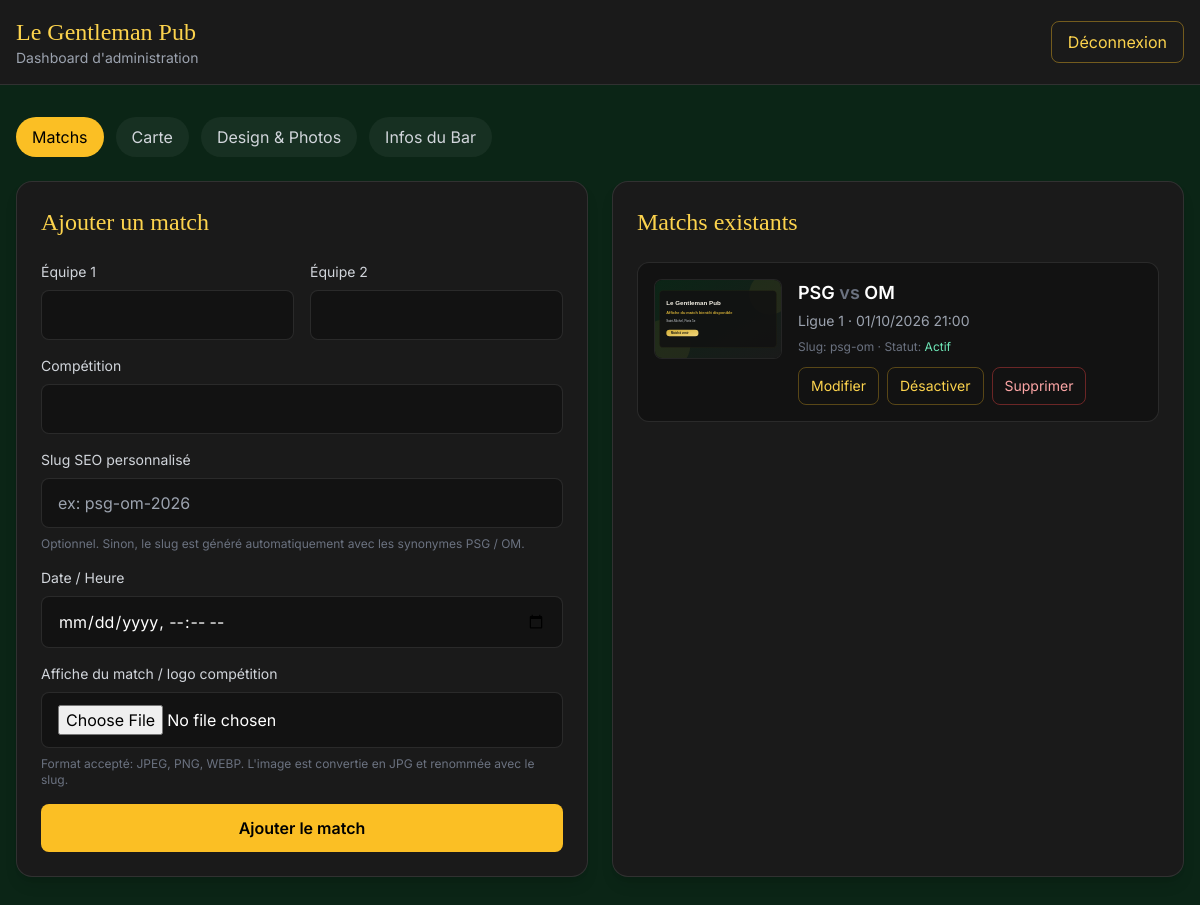
/admin.php (signed in), run on an earlier commit of the app's database.
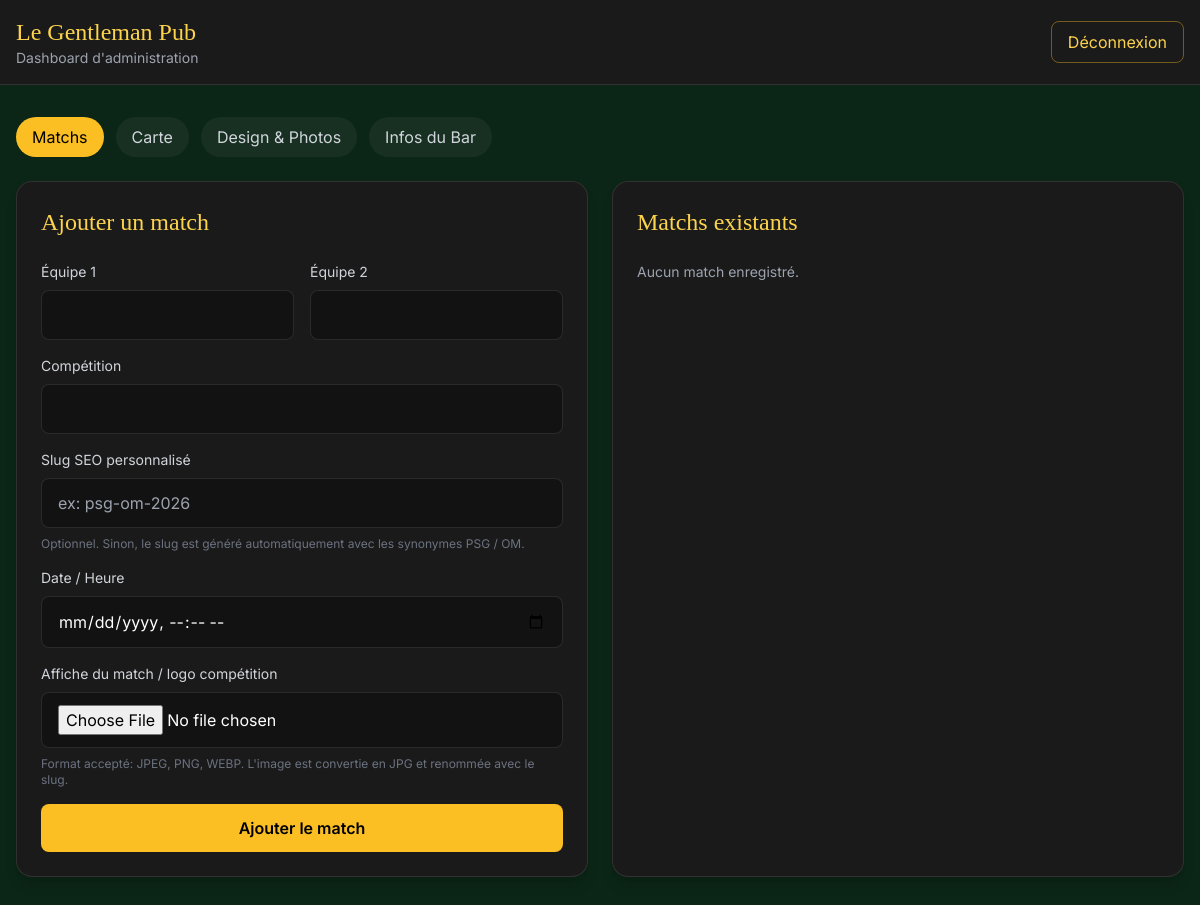
And on a later commit of the database.
### tables this page shows
CREATE TABLE IF NOT EXISTS `matchs` (
  `id` INT UNSIGNED NOT NULL AUTO_INCREMENT,
  `slug` VARCHAR(191) NOT NULL,
  `equipe_1` VARCHAR(150) NOT NULL,
  `equipe_2` VARCHAR(150) NOT NULL,
  `competition` VARCHAR(150) DEFAULT NULL,
  `date_match` DATETIME NOT NULL,
  `image_path` VARCHAR(255) DEFAULT NULL,
  `is_active` TINYINT(1) NOT NULL DEFAULT 1,
  PRIMARY KEY (`id`),
  UNIQUE KEY `slug_unique` (`slug`),
  KEY `date_match_idx` (`date_match`)
);

### config/db.php (called while the page is built, shortened)
<?php
$dbHost = getenv('DB_HOST') ?: 'localhost';
$dbName = getenv('DB_NAME') ?: 'legentlemanpub';
$dbUser = getenv('DB_USER') ?: 'db_user';
$dbPass = getenv('DB_PASS') ?: 'db_pass';
$dsn = "mysql:host={$dbHost};dbname={$dbName};charset=utf8mb4";
$options = [
    PDO::ATTR_ERRMODE => PDO::ERRMODE_EXCEPTION,
    PDO::ATTR_DEFAULT_FETCH_MODE => PDO::FETCH_ASSOC,
    PDO::ATTR_EMULATE_PREPARES => false,
    PDO::MYSQL_ATTR_INIT_COMMAND => "SET NAMES utf8mb4 COLLATE utf8mb4_unicode_ci",
];
try {
    $pdo = new PDO($dsn, $dbUser, $dbPass, $options);
} catch (PDOException $e) {
    error_log('DB Connection Error: ' . $e->getMessage());
    http_response_code(500);
    echo "Erreur de connexion à la base de données.";
    exit;
}
$config = [];
try {
    $stmt = $pdo->query('SELECT `cle`, `valeur` FROM site_config');
    foreach ($stmt->fetchAll() as $row) {
        $config[(string)$row['cle']] = (string)$row['valeur'];
    }
} catch (Throwable $e) {
    error_log('Config load error: ' . $e->getMessage());
}
function config_value(string $key, string $default = ''): string
{
    global $config;
    return isset($config[$key]) && $config[$key] !== '' ? (string)$config[$key] : $default;
}
function e(string $s): string
{
    return htmlspecialchars($s, ENT_QUOTES | ENT_SUBSTITUTE, 'UTF-8');
}

### admin.php (the view, shortened to what this page needs)
<?php
require_once __DIR__ . '/config/db.php';
function get_match_edit_value(?array $match, string $key, string $default = ''): string
{
  return $match[$key] ?? $default;
}
function mysql_to_datetime_local(?string $value): string
{
  if (!$value) {
    return '';
  }
}
$tab = $_GET['tab'] ?? 'matchs';
  $editMatch = null;
    ?>
    <?php
$matchs = $pdo->query('SELECT * FROM matchs ORDER BY date_match DESC')->fetchAll();
$siteName = config_value('site_name', 'Le Gentleman Pub');
?>
<!doctype html>
<html lang="fr">
<head>
  <script src="https://cdn.tailwindcss.com"></script>
</head>
<body class="min-h-screen bg-[#0B2516] text-gray-100 font-body">
  <header class="border-b border-white/10 bg-[#1A1A1A]">
    <div class="mx-auto max-w-7xl px-4 py-4 flex items-center justify-between gap-4">
      <div>
        <h1 class="text-2xl font-display text-amber-300"><?php echo e($siteName); ?></h1>
        <p class="text-sm text-gray-400">Dashboard d'administration</p>
      </div>
      <form method="post">
        <button class="rounded-lg border border-amber-400/40 px-4 py-2 text-amber-300 hover:bg-amber-400 hover:text-black">Déconnexion</button>
      </form>
    </div>
  </header>
  <main class="mx-auto max-w-7xl px-4 py-8">
    <div class="mb-6 flex flex-wrap gap-3">
      <a href="/le-comptoir?tab=matchs" class="rounded-full px-4 py-2 <?php echo $tab === 'matchs' ? 'bg-amber-400 text-black' : 'bg-white/5 text-gray-300'; ?>">Matchs</a>
      <a href="/le-comptoir?tab=carte" class="rounded-full px-4 py-2 <?php echo $tab === 'carte' ? 'bg-amber-400 text-black' : 'bg-white/5 text-gray-300'; ?>">Carte</a>
      <a href="/le-comptoir?tab=design" class="rounded-full px-4 py-2 <?php echo $tab === 'design' ? 'bg-amber-400 text-black' : 'bg-white/5 text-gray-300'; ?>">Design & Photos</a>
      <a href="/le-comptoir?tab=infos" class="rounded-full px-4 py-2 <?php echo $tab === 'infos' ? 'bg-amber-400 text-black' : 'bg-white/5 text-gray-300'; ?>">Infos du Bar</a>
    </div>
    <?php if ($tab === 'matchs'): ?>
      <section class="grid gap-6 lg:grid-cols-2">
        <div class="rounded-2xl border border-white/10 bg-[#1A1A1A] p-6 shadow-lg">
          <h2 class="text-2xl font-display text-amber-300"><?php echo $editMatch ? 'Éditer un match' : 'Ajouter un match'; ?></h2>
          <form method="post" enctype="multipart/form-data" class="mt-6 grid gap-4">
            <div class="grid gap-4 md:grid-cols-2">
              <div>
                <label class="mb-2 block text-sm text-gray-300">Équipe 1</label>
                <input name="equipe_1" required value="<?php echo e(get_match_edit_value($editMatch, 'equipe_1')); ?>" class="w-full rounded-lg bg-[#121212] border border-white/10 px-4 py-3 text-white outline-none focus:border-amber-400">
              </div>
              <div>
                <label class="mb-2 block text-sm text-gray-300">Équipe 2</label>
                <input name="equipe_2" required value="<?php echo e(get_match_edit_value($editMatch, 'equipe_2')); ?>" class="w-full rounded-lg bg-[#121212] border border-white/10 px-4 py-3 text-white outline-none focus:border-amber-400">
              </div>
            </div>
            <div>
              <label class="mb-2 block text-sm text-gray-300">Compétition</label>
              <input name="competition" value="<?php echo e(get_match_edit_value($editMatch, 'competition')); ?>" class="w-full rounded-lg bg-[#121212] border border-white/10 px-4 py-3 text-white outline-none focus:border-amber-400">
            </div>
            <div>
              <label class="mb-2 block text-sm text-gray-300">Slug SEO personnalisé</label>
              <input name="slug_seo" placeholder="ex: psg-om-2026" value="<?php echo e(get_match_edit_value($editMatch, 'slug')); ?>" class="w-full rounded-lg bg-[#121212] border border-white/10 px-4 py-3 text-white outline-none focus:border-amber-400">
              <p class="mt-2 text-xs text-gray-500">Optionnel. Sinon, le slug est généré automatiquement avec les synonymes PSG / OM.</p>
            </div>
            <div>
              <label class="mb-2 block text-sm text-gray-300">Date / Heure</label>
              <input type="datetime-local" name="date_match" required value="<?php echo e(mysql_to_datetime_local(get_match_edit_value($editMatch, 'date_match'))); ?>" class="w-full rounded-lg bg-[#121212] border border-white/10 px-4 py-3 text-white outline-none focus:border-amber-400">
            </div>
            <div>
              <label class="mb-2 block text-sm text-gray-300">Affiche du match / logo compétition</label>
              <input type="file" name="match_image" accept="image/jpeg,image/png,image/webp" class="w-full rounded-lg bg-[#121212] border border-white/10 px-4 py-3 text-white outline-none focus:border-amber-400">
              <p class="mt-2 text-xs text-gray-500">Format accepté: JPEG, PNG, WEBP. L'image est convertie en JPG et renommée avec le slug.</p>
            </div>
            <button type="submit" class="rounded-lg bg-amber-400 px-4 py-3 font-semibold text-black hover:bg-amber-300"><?php echo $editMatch ? 'Mettre à jour le match' : 'Ajouter le match'; ?></button>
          </form>
        </div>
        <div class="rounded-2xl border border-white/10 bg-[#1A1A1A] p-6 shadow-lg">
          <h2 class="text-2xl font-display text-amber-300">Matchs existants</h2>
          <div class="mt-6 space-y-4">
            <?php foreach ($matchs as $match): ?>
              <div class="rounded-xl border border-white/10 bg-[#121212] p-4">
                <div class="flex gap-4">
                  <div class="h-20 w-32 overflow-hidden rounded-lg border border-white/10 bg-black/30 flex-shrink-0">
                    <img src="<?php echo e(!empty($match['image_path']) ? $match['image_path'] : '/assets/uploads/default-match.svg'); ?>" alt="<?php echo e($match['equipe_1'] . ' contre ' . $match['equipe_2']); ?>" class="h-full w-full object-cover">
                  </div>
                  <div class="flex-1">
                    <div class="flex flex-wrap items-start justify-between gap-3">
                      <div>
                        <div class="text-lg font-semibold text-white"><?php echo e($match['equipe_1']); ?> <span class="text-gray-500">vs</span> <?php echo e($match['equipe_2']); ?></div>
                        <div class="mt-1 text-sm text-gray-400"><?php echo e((string)($match['competition'] ?: 'Compétition non renseignée')); ?> · <?php echo e((new DateTimeImmutable($match['date_match']))->format('d/m/Y H:i')); ?></div>
                        <div class="mt-2 text-xs text-gray-500">Slug: <?php echo e($match['slug']); ?> · Statut: <?php echo (int)$match['is_active'] === 1 ? '<span class="text-emerald-300">Actif</span>' : '<span class="text-red-300">Désactivé</span>'; ?></div>
                      </div>
                      <div class="flex flex-wrap gap-2">
                        <a href="/le-comptoir?tab=matchs&edit_match=<?php echo (int)$match['id']; ?>" class="rounded-lg border border-amber-400/30 px-3 py-2 text-sm text-amber-300 hover:bg-amber-400 hover:text-black">Modifier</a>
                        <?php if ((int)$match['is_active'] === 1): ?>
                          <form method="post">
                            <button class="rounded-lg border border-amber-400/30 px-3 py-2 text-sm text-amber-300 hover:bg-amber-400 hover:text-black">Désactiver</button>
                          </form>
                        <?php endif; ?>
                        <form method="post" onsubmit="return confirm('Supprimer définitivement ce match ?');">
                          <button class="rounded-lg border border-red-500/40 px-3 py-2 text-sm text-red-300 hover:bg-red-500 hover:text-white">Supprimer</button>
                        </form>
                      </div>
                    </div>
                  </div>
                </div>
              </div>
            <?php endforeach; ?>
            <?php if (empty($matchs)): ?>
              <p class="text-sm text-gray-400">Aucun match enregistré.</p>
            <?php endif; ?>
          </div>
        </div>
      </section>
    <?php endif; ?>
  </main>
</body>
</html>

What changed in the data, as far as the page shows it:
removed matchs: equipe_1 "PSG", equipe_2 "OM", competition "Ligue 1", date_match "01/10/2026 21:00", slug "psg-om", is_active "Actif"
Also different on the page:
text now shown: "Aucun match enregistré."
